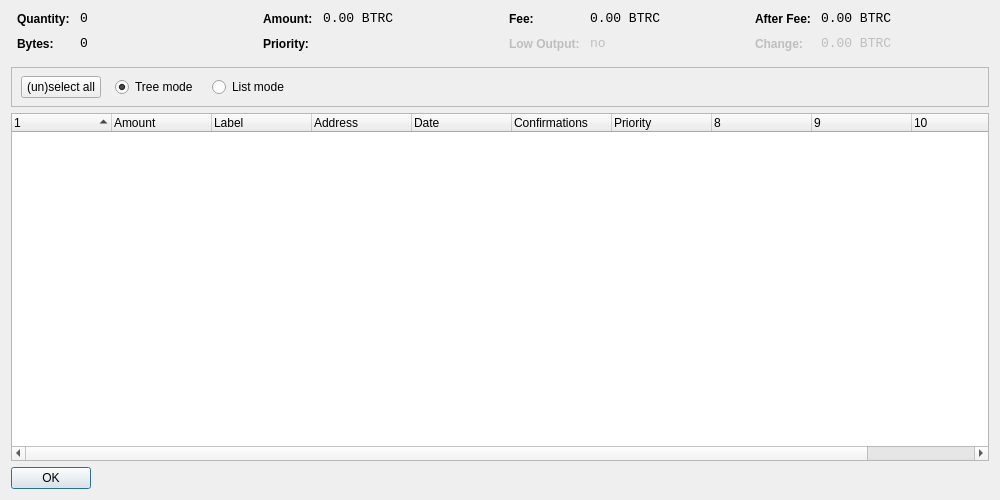
<?xml version="1.0" encoding="UTF-8"?>
<ui version="4.0">
 <class>CoinControlDialog</class>
 <widget class="QDialog" name="CoinControlDialog">
  <property name="geometry">
   <rect>
    <x>0</x>
    <y>0</y>
    <width>1000</width>
    <height>500</height>
   </rect>
  </property>
  <property name="windowTitle">
   <string>Coin Control</string>
  </property>
  <layout class="QVBoxLayout" name="verticalLayout">
   <item>
    <layout class="QHBoxLayout" name="horizontalLayoutTop" stretch="0,0,0,0">
     <property name="topMargin">
      <number>0</number>
     </property>
     <property name="bottomMargin">
      <number>10</number>
     </property>
     <item>
      <layout class="QFormLayout" name="formLayoutCoinControl1">
       <property name="horizontalSpacing">
        <number>10</number>
       </property>
       <property name="verticalSpacing">
        <number>10</number>
       </property>
       <property name="leftMargin">
        <number>6</number>
       </property>
       <property name="rightMargin">
        <number>6</number>
       </property>
       <item row="0" column="0">
        <widget class="QLabel" name="labelCoinControlQuantityText">
         <property name="styleSheet">
          <string notr="true">font-weight:bold;</string>
         </property>
         <property name="text">
          <string>Quantity:</string>
         </property>
        </widget>
       </item>
       <item row="0" column="1">
        <widget class="QLabel" name="labelCoinControlQuantity">
         <property name="font">
          <font>
           <family>Monospace</family>
           <pointsize>10</pointsize>
          </font>
         </property>
         <property name="cursor">
          <cursorShape>IBeamCursor</cursorShape>
         </property>
         <property name="contextMenuPolicy">
          <enum>Qt::ActionsContextMenu</enum>
         </property>
         <property name="text">
          <string notr="true">0</string>
         </property>
         <property name="textInteractionFlags">
          <set>Qt::LinksAccessibleByMouse|Qt::TextSelectableByKeyboard|Qt::TextSelectableByMouse</set>
         </property>
        </widget>
       </item>
       <item row="1" column="0">
        <widget class="QLabel" name="labelCoinControlBytesText">
         <property name="styleSheet">
          <string notr="true">font-weight:bold;</string>
         </property>
         <property name="text">
          <string>Bytes:</string>
         </property>
        </widget>
       </item>
       <item row="1" column="1">
        <widget class="QLabel" name="labelCoinControlBytes">
         <property name="font">
          <font>
           <family>Monospace</family>
           <pointsize>10</pointsize>
          </font>
         </property>
         <property name="cursor">
          <cursorShape>IBeamCursor</cursorShape>
         </property>
         <property name="contextMenuPolicy">
          <enum>Qt::ActionsContextMenu</enum>
         </property>
         <property name="text">
          <string notr="true">0</string>
         </property>
         <property name="textInteractionFlags">
          <set>Qt::LinksAccessibleByMouse|Qt::TextSelectableByKeyboard|Qt::TextSelectableByMouse</set>
         </property>
        </widget>
       </item>
      </layout>
     </item>
     <item>
      <layout class="QFormLayout" name="formLayoutCoinControl2">
       <property name="horizontalSpacing">
        <number>10</number>
       </property>
       <property name="verticalSpacing">
        <number>10</number>
       </property>
       <property name="leftMargin">
        <number>6</number>
       </property>
       <property name="rightMargin">
        <number>6</number>
       </property>
       <item row="0" column="0">
        <widget class="QLabel" name="labelCoinControlAmountText">
         <property name="styleSheet">
          <string notr="true">font-weight:bold;</string>
         </property>
         <property name="text">
          <string>Amount:</string>
         </property>
        </widget>
       </item>
       <item row="0" column="1">
        <widget class="QLabel" name="labelCoinControlAmount">
         <property name="font">
          <font>
           <family>Monospace</family>
           <pointsize>10</pointsize>
          </font>
         </property>
         <property name="cursor">
          <cursorShape>IBeamCursor</cursorShape>
         </property>
         <property name="contextMenuPolicy">
          <enum>Qt::ActionsContextMenu</enum>
         </property>
         <property name="text">
          <string notr="true">0.00 BTRC</string>
         </property>
         <property name="textInteractionFlags">
          <set>Qt::LinksAccessibleByMouse|Qt::TextSelectableByKeyboard|Qt::TextSelectableByMouse</set>
         </property>
        </widget>
       </item>
       <item row="1" column="0">
        <widget class="QLabel" name="labelCoinControlPriorityText">
         <property name="styleSheet">
          <string notr="true">font-weight:bold;</string>
         </property>
         <property name="text">
          <string>Priority:</string>
         </property>
        </widget>
       </item>
       <item row="1" column="1">
        <widget class="QLabel" name="labelCoinControlPriority">
         <property name="font">
          <font>
           <family>Monospace</family>
           <pointsize>10</pointsize>
          </font>
         </property>
         <property name="cursor">
          <cursorShape>IBeamCursor</cursorShape>
         </property>
         <property name="contextMenuPolicy">
          <enum>Qt::ActionsContextMenu</enum>
         </property>
         <property name="text">
          <string/>
         </property>
         <property name="textInteractionFlags">
          <set>Qt::LinksAccessibleByMouse|Qt::TextSelectableByKeyboard|Qt::TextSelectableByMouse</set>
         </property>
        </widget>
       </item>
      </layout>
     </item>
     <item>
      <layout class="QFormLayout" name="formLayoutCoinControl3">
       <property name="horizontalSpacing">
        <number>10</number>
       </property>
       <property name="verticalSpacing">
        <number>10</number>
       </property>
       <property name="leftMargin">
        <number>6</number>
       </property>
       <property name="rightMargin">
        <number>6</number>
       </property>
       <item row="0" column="0">
        <widget class="QLabel" name="labelCoinControlFeeText">
         <property name="styleSheet">
          <string notr="true">font-weight:bold;</string>
         </property>
         <property name="text">
          <string>Fee:</string>
         </property>
        </widget>
       </item>
       <item row="0" column="1">
        <widget class="QLabel" name="labelCoinControlFee">
         <property name="font">
          <font>
           <family>Monospace</family>
           <pointsize>10</pointsize>
          </font>
         </property>
         <property name="cursor">
          <cursorShape>IBeamCursor</cursorShape>
         </property>
         <property name="contextMenuPolicy">
          <enum>Qt::ActionsContextMenu</enum>
         </property>
         <property name="text">
          <string notr="true">0.00 BTRC</string>
         </property>
         <property name="textInteractionFlags">
          <set>Qt::LinksAccessibleByMouse|Qt::TextSelectableByKeyboard|Qt::TextSelectableByMouse</set>
         </property>
        </widget>
       </item>
       <item row="1" column="0">
        <widget class="QLabel" name="labelCoinControlLowOutputText">
         <property name="enabled">
          <bool>false</bool>
         </property>
         <property name="styleSheet">
          <string notr="true">font-weight:bold;</string>
         </property>
         <property name="text">
          <string>Low Output:</string>
         </property>
        </widget>
       </item>
       <item row="1" column="1">
        <widget class="QLabel" name="labelCoinControlLowOutput">
         <property name="enabled">
          <bool>false</bool>
         </property>
         <property name="font">
          <font>
           <family>Monospace</family>
           <pointsize>10</pointsize>
          </font>
         </property>
         <property name="cursor">
          <cursorShape>IBeamCursor</cursorShape>
         </property>
         <property name="contextMenuPolicy">
          <enum>Qt::ActionsContextMenu</enum>
         </property>
         <property name="text">
          <string notr="true">no</string>
         </property>
         <property name="textInteractionFlags">
          <set>Qt::LinksAccessibleByMouse|Qt::TextSelectableByKeyboard|Qt::TextSelectableByMouse</set>
         </property>
        </widget>
       </item>
      </layout>
     </item>
     <item>
      <layout class="QFormLayout" name="formLayoutCoinControl4">
       <property name="horizontalSpacing">
        <number>10</number>
       </property>
       <property name="verticalSpacing">
        <number>10</number>
       </property>
       <property name="leftMargin">
        <number>6</number>
       </property>
       <property name="rightMargin">
        <number>6</number>
       </property>
       <item row="0" column="0">
        <widget class="QLabel" name="labelCoinControlAfterFeeText">
         <property name="styleSheet">
          <string notr="true">font-weight:bold;</string>
         </property>
         <property name="text">
          <string>After Fee:</string>
         </property>
        </widget>
       </item>
       <item row="0" column="1">
        <widget class="QLabel" name="labelCoinControlAfterFee">
         <property name="font">
          <font>
           <family>Monospace</family>
           <pointsize>10</pointsize>
          </font>
         </property>
         <property name="cursor">
          <cursorShape>IBeamCursor</cursorShape>
         </property>
         <property name="contextMenuPolicy">
          <enum>Qt::ActionsContextMenu</enum>
         </property>
         <property name="text">
          <string notr="true">0.00 BTRC</string>
         </property>
         <property name="textInteractionFlags">
          <set>Qt::LinksAccessibleByMouse|Qt::TextSelectableByKeyboard|Qt::TextSelectableByMouse</set>
         </property>
        </widget>
       </item>
       <item row="1" column="0">
        <widget class="QLabel" name="labelCoinControlChangeText">
         <property name="enabled">
          <bool>false</bool>
         </property>
         <property name="styleSheet">
          <string notr="true">font-weight:bold;</string>
         </property>
         <property name="text">
          <string>Change:</string>
         </property>
        </widget>
       </item>
       <item row="1" column="1">
        <widget class="QLabel" name="labelCoinControlChange">
         <property name="enabled">
          <bool>false</bool>
         </property>
         <property name="font">
          <font>
           <family>Monospace</family>
           <pointsize>10</pointsize>
          </font>
         </property>
         <property name="cursor">
          <cursorShape>IBeamCursor</cursorShape>
         </property>
         <property name="contextMenuPolicy">
          <enum>Qt::ActionsContextMenu</enum>
         </property>
         <property name="text">
          <string notr="true">0.00 BTRC</string>
         </property>
         <property name="textInteractionFlags">
          <set>Qt::LinksAccessibleByMouse|Qt::TextSelectableByKeyboard|Qt::TextSelectableByMouse</set>
         </property>
        </widget>
       </item>
      </layout>
     </item>
    </layout>
   </item>
   <item>
    <widget class="QFrame" name="frame">
     <property name="minimumSize">
      <size>
       <width>0</width>
       <height>40</height>
      </size>
     </property>
     <property name="frameShape">
      <enum>QFrame::StyledPanel</enum>
     </property>
     <property name="frameShadow">
      <enum>QFrame::Sunken</enum>
     </property>
     <widget class="QWidget" name="horizontalLayoutWidget">
      <property name="geometry">
       <rect>
        <x>10</x>
        <y>0</y>
        <width>781</width>
        <height>41</height>
       </rect>
      </property>
      <layout class="QHBoxLayout" name="horizontalLayoutPanel" stretch="0,0,0,0,0">
       <property name="spacing">
        <number>14</number>
       </property>
       <item>
        <widget class="QPushButton" name="pushButtonSelectAll">
         <property name="sizePolicy">
          <sizepolicy hsizetype="Maximum" vsizetype="Fixed">
           <horstretch>0</horstretch>
           <verstretch>0</verstretch>
          </sizepolicy>
         </property>
         <property name="text">
          <string>(un)select all</string>
         </property>
        </widget>
       </item>
       <item>
        <widget class="QRadioButton" name="radioTreeMode">
         <property name="sizePolicy">
          <sizepolicy hsizetype="Maximum" vsizetype="Fixed">
           <horstretch>0</horstretch>
           <verstretch>0</verstretch>
          </sizepolicy>
         </property>
         <property name="text">
          <string>Tree mode</string>
         </property>
         <property name="checked">
          <bool>true</bool>
         </property>
        </widget>
       </item>
       <item>
        <widget class="QRadioButton" name="radioListMode">
         <property name="sizePolicy">
          <sizepolicy hsizetype="Maximum" vsizetype="Fixed">
           <horstretch>0</horstretch>
           <verstretch>0</verstretch>
          </sizepolicy>
         </property>
         <property name="text">
          <string>List mode</string>
         </property>
        </widget>
       </item>
       <item>
        <spacer name="horizontalSpacer">
         <property name="orientation">
          <enum>Qt::Horizontal</enum>
         </property>
         <property name="sizeHint" stdset="0">
          <size>
           <width>40</width>
           <height>20</height>
          </size>
         </property>
        </spacer>
       </item>
      </layout>
     </widget>
    </widget>
   </item>
   <item>
    <widget class="CoinControlTreeWidget" name="treeWidget">
     <property name="contextMenuPolicy">
      <enum>Qt::CustomContextMenu</enum>
     </property>
     <property name="sortingEnabled">
      <bool>false</bool>
     </property>
     <property name="columnCount">
      <number>11</number>
     </property>
     <attribute name="headerShowSortIndicator" stdset="0">
      <bool>true</bool>
     </attribute>
     <attribute name="headerStretchLastSection">
      <bool>false</bool>
     </attribute>
     <column>
      <property name="text">
       <string/>
      </property>
     </column>
     <column>
      <property name="text">
       <string>Amount</string>
      </property>
     </column>
     <column>
      <property name="text">
       <string>Label</string>
      </property>
     </column>
     <column>
      <property name="text">
       <string>Address</string>
      </property>
     </column>
     <column>
      <property name="text">
       <string>Date</string>
      </property>
     </column>
     <column>
      <property name="text">
       <string>Confirmations</string>
      </property>
      <property name="toolTip">
       <string>Confirmed</string>
      </property>
     </column>
     <column>
      <property name="text">
       <string>Priority</string>
      </property>
     </column>
     <column>
      <property name="text">
       <string/>
      </property>
     </column>
     <column>
      <property name="text">
       <string/>
      </property>
     </column>
     <column>
      <property name="text">
       <string/>
      </property>
     </column>
     <column>
      <property name="text">
       <string/>
      </property>
     </column>
    </widget>
   </item>
   <item>
    <widget class="QDialogButtonBox" name="buttonBox">
     <property name="sizePolicy">
      <sizepolicy hsizetype="Maximum" vsizetype="Fixed">
       <horstretch>0</horstretch>
       <verstretch>0</verstretch>
      </sizepolicy>
     </property>
     <property name="orientation">
      <enum>Qt::Horizontal</enum>
     </property>
     <property name="standardButtons">
      <set>QDialogButtonBox::Ok</set>
     </property>
    </widget>
   </item>
  </layout>
 </widget>
 <customwidgets>
  <customwidget>
   <class>CoinControlTreeWidget</class>
   <extends>QTreeWidget</extends>
   <header>coincontroltreewidget.h</header>
  </customwidget>
 </customwidgets>
 <resources/>
 <connections/>
</ui>
